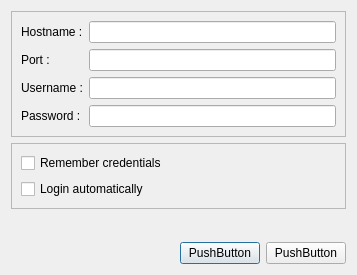
<?xml version="1.0" encoding="UTF-8"?>
<ui version="4.0">
 <class>StdApp_LoginDialog</class>
 <widget class="QDialog" name="StdApp_LoginDialog">
  <property name="geometry">
   <rect>
    <x>0</x>
    <y>0</y>
    <width>357</width>
    <height>275</height>
   </rect>
  </property>
  <property name="windowTitle">
   <string>Dialog</string>
  </property>
  <layout class="QGridLayout" name="gridLayout_3">
   <item row="0" column="0">
    <layout class="QVBoxLayout" name="verticalLayout">
     <item>
      <widget class="QFrame" name="frame">
       <property name="frameShape">
        <enum>QFrame::StyledPanel</enum>
       </property>
       <property name="frameShadow">
        <enum>QFrame::Raised</enum>
       </property>
       <layout class="QGridLayout" name="gridLayout">
        <item row="0" column="0">
         <widget class="QLabel" name="lblHostname">
          <property name="text">
           <string>Hostname :</string>
          </property>
         </widget>
        </item>
        <item row="0" column="1">
         <widget class="QLineEdit" name="leHostname"/>
        </item>
        <item row="1" column="0">
         <widget class="QLabel" name="lblPort">
          <property name="text">
           <string>Port :</string>
          </property>
         </widget>
        </item>
        <item row="1" column="1">
         <widget class="QLineEdit" name="lePort"/>
        </item>
        <item row="2" column="0">
         <widget class="QLabel" name="lblUsername">
          <property name="text">
           <string>Username :</string>
          </property>
         </widget>
        </item>
        <item row="2" column="1">
         <widget class="QLineEdit" name="leUsername"/>
        </item>
        <item row="3" column="0">
         <widget class="QLabel" name="lblPassword">
          <property name="text">
           <string>Password :</string>
          </property>
         </widget>
        </item>
        <item row="3" column="1">
         <widget class="QLineEdit" name="lePassword"/>
        </item>
       </layout>
      </widget>
     </item>
     <item>
      <widget class="QFrame" name="frame_2">
       <property name="frameShape">
        <enum>QFrame::StyledPanel</enum>
       </property>
       <property name="frameShadow">
        <enum>QFrame::Raised</enum>
       </property>
       <layout class="QGridLayout" name="gridLayout_2">
        <item row="0" column="0">
         <widget class="QCheckBox" name="cbCredentials">
          <property name="text">
           <string>Remember credentials</string>
          </property>
         </widget>
        </item>
        <item row="1" column="0">
         <widget class="QCheckBox" name="cbLogin">
          <property name="text">
           <string>Login automatically</string>
          </property>
         </widget>
        </item>
       </layout>
      </widget>
     </item>
     <item>
      <spacer name="verticalSpacer">
       <property name="orientation">
        <enum>Qt::Vertical</enum>
       </property>
       <property name="sizeHint" stdset="0">
        <size>
         <width>20</width>
         <height>40</height>
        </size>
       </property>
      </spacer>
     </item>
     <item>
      <layout class="QHBoxLayout" name="horizontalLayout">
       <item>
        <spacer name="horizontalSpacer">
         <property name="orientation">
          <enum>Qt::Horizontal</enum>
         </property>
         <property name="sizeHint" stdset="0">
          <size>
           <width>40</width>
           <height>20</height>
          </size>
         </property>
        </spacer>
       </item>
       <item>
        <widget class="QPushButton" name="pbCancel">
         <property name="text">
          <string>PushButton</string>
         </property>
        </widget>
       </item>
       <item>
        <widget class="QPushButton" name="pbAccept">
         <property name="text">
          <string>PushButton</string>
         </property>
        </widget>
       </item>
      </layout>
     </item>
    </layout>
   </item>
  </layout>
 </widget>
 <resources/>
 <connections/>
</ui>
